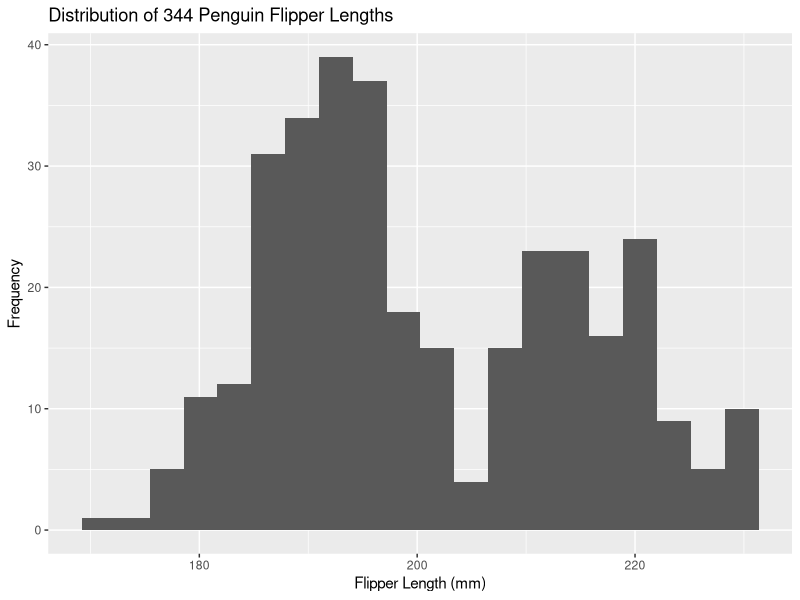
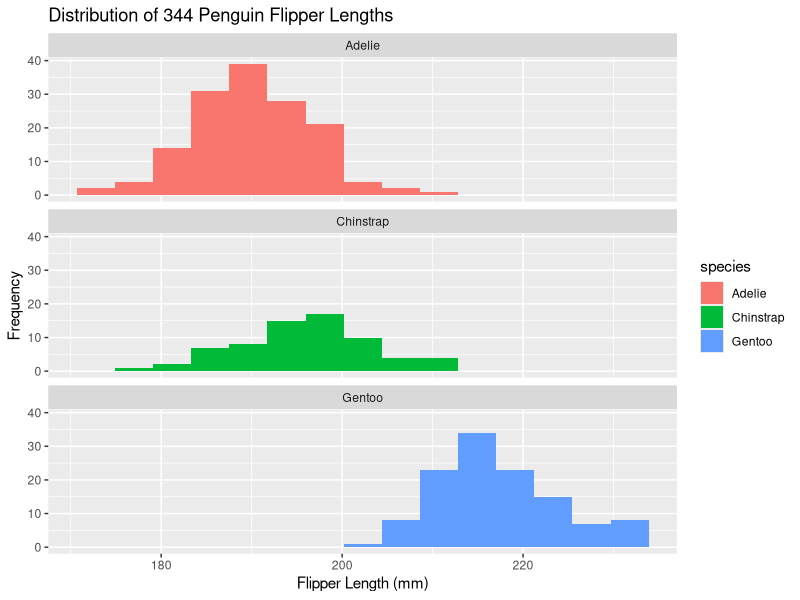
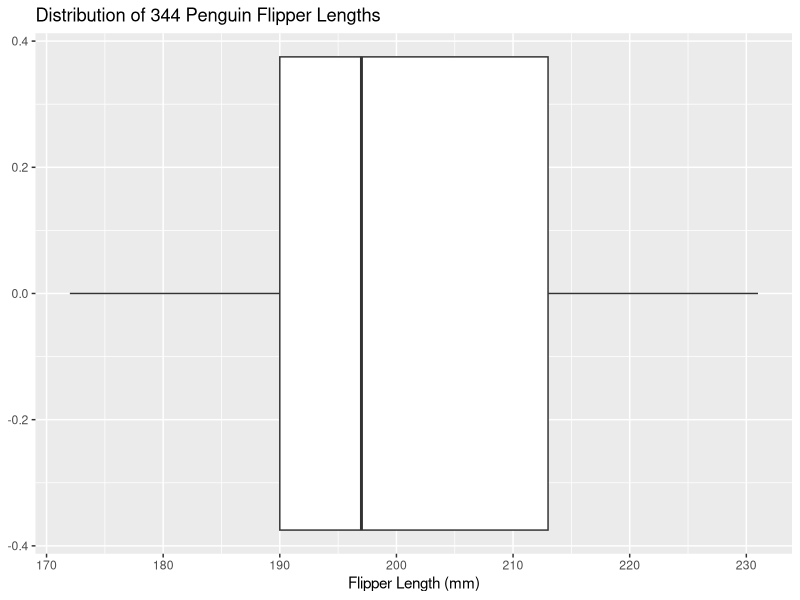
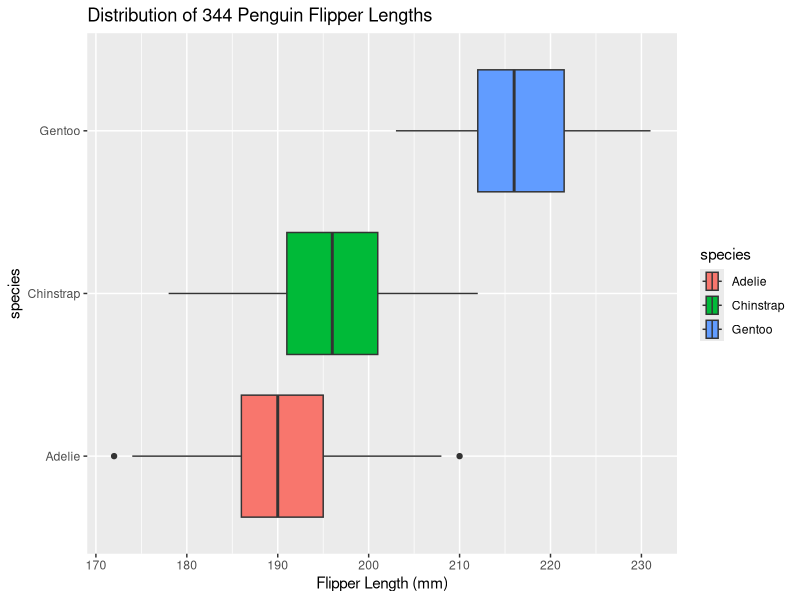
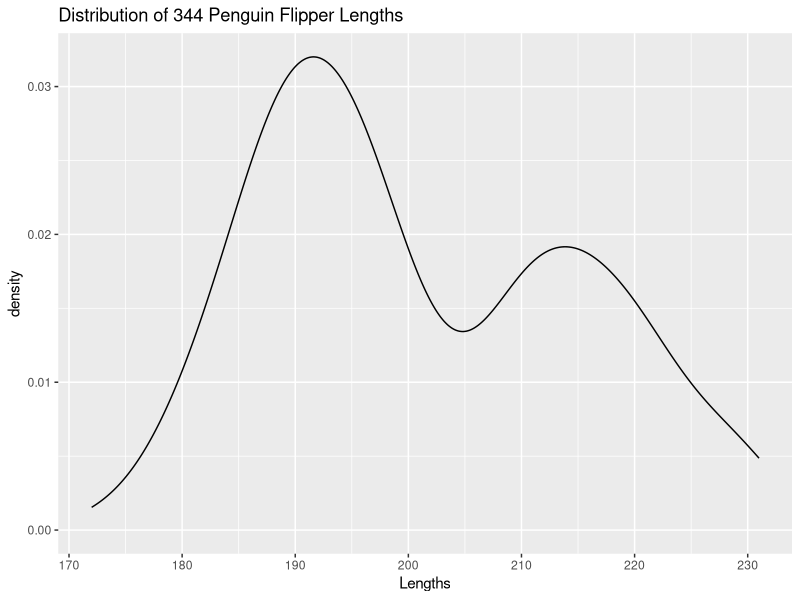
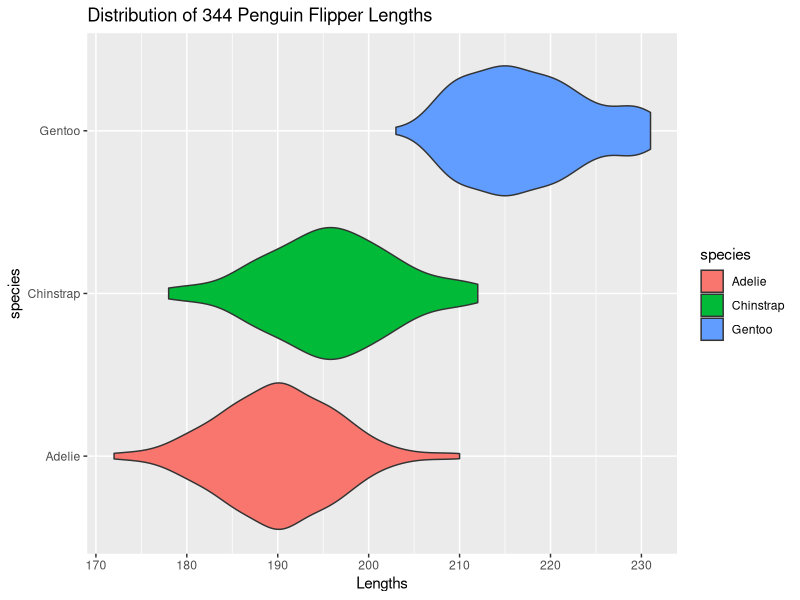
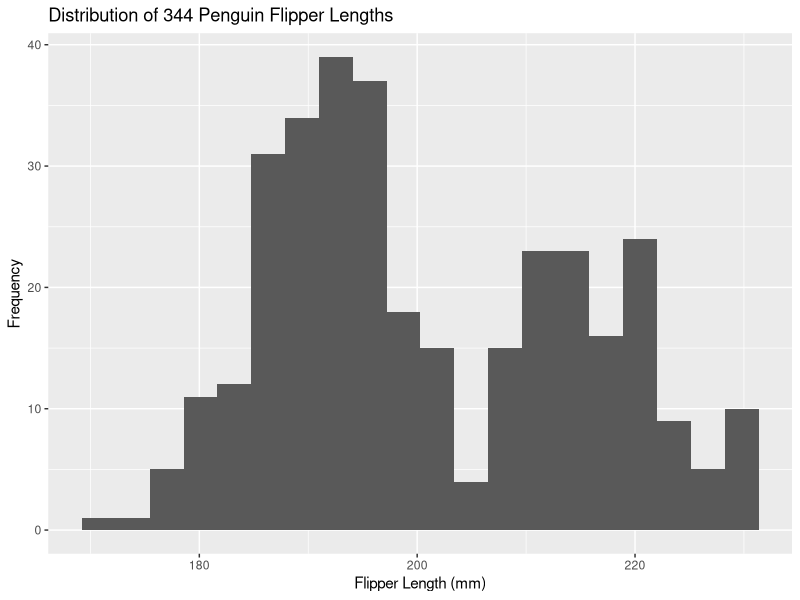
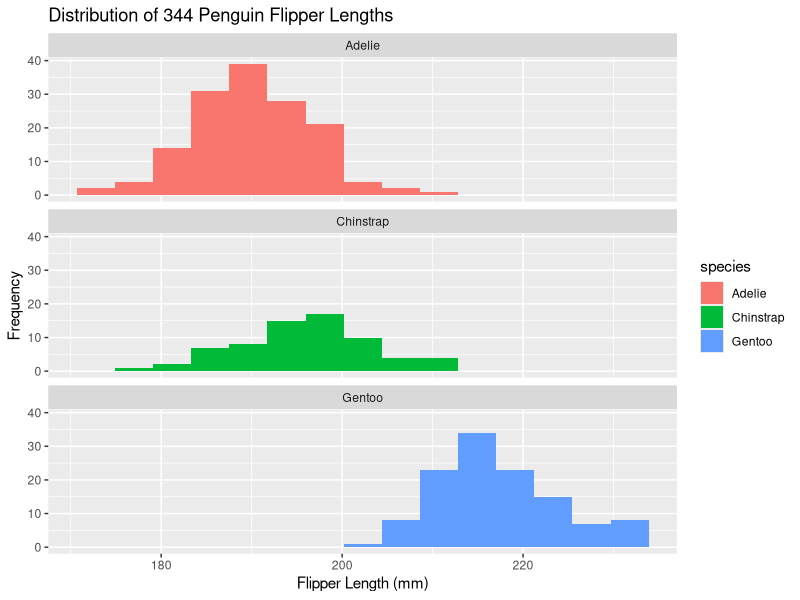

These charts were generated, in order, by the following R code:
## ---- chunk 1
library(tidyverse)
library(palmerpenguins)
## ---- chunk 2
penguins_df <- as.tibble(penguins) %>% drop_na()
penguins_df
## ---- chunk 3
penguins_df %>%
  ggplot() +
    geom_histogram(
      mapping = aes(x = flipper_length_mm),
      bins = 20
    ) + 
    labs(
      x = "Flipper Length (mm)",
      y = "Frequency",
      title = "Distribution of 344 Penguin Flipper Lengths"
    )

ggsave(
  filename = "histogram.png",
  path = "../plots"
)
## ---- chunk 4
penguins_df %>%
  ggplot() +
    geom_histogram(
      mapping = aes(x = flipper_length_mm, fill = species),
      bins = 15
    ) + 
    facet_wrap(
      facets = ~ species,
      nrow = 3,
      ncol = 1
    ) + 
    labs(
      x = "Flipper Length (mm)",
      y = "Frequency",
      title = "Distribution of 344 Penguin Flipper Lengths"
    )

ggsave(
  filename = "histogram_faceted.png",
  path = "../plots"
)
## ---- chunk 5
penguins_df %>%
  ggplot() +
    geom_boxplot(
      mapping = aes(x = flipper_length_mm)
    ) + 
    labs(
      x = "Flipper Length (mm)",
      title = "Distribution of 344 Penguin Flipper Lengths"
    )

ggsave(
  filename = "boxplot.png",
  path = "../plots"
)
## ---- chunk 6
penguins_df %>%
  ggplot() +
    geom_boxplot(
      mapping = aes(x = flipper_length_mm, y = species, fill = species)
    ) + 
    labs(
      x = "Flipper Length (mm)",
      title = "Distribution of 344 Penguin Flipper Lengths"
    )

ggsave(
  filename = "boxplot_species.png",
  path = "../plots"
)
## ---- chunk 7
penguins_df %>%
  ggplot() +
    geom_density(
      mapping = aes(x = flipper_length_mm)
    ) + 
    labs(
      x = "Lengths",
      title = "Distribution of 344 Penguin Flipper Lengths"
    )

ggsave(
  filename = "violin.png",
  path = "../plots"
)
## ---- chunk 8
penguins_df %>%
  ggplot() +
    geom_violin(
      mapping = aes(x = flipper_length_mm, y = species, fill = species)
    ) + 
    labs(
      x = "Lengths",
      title = "Distribution of 344 Penguin Flipper Lengths"
    )

ggsave(
  filename = "violin_species.png",
  path = "../plots"
)
